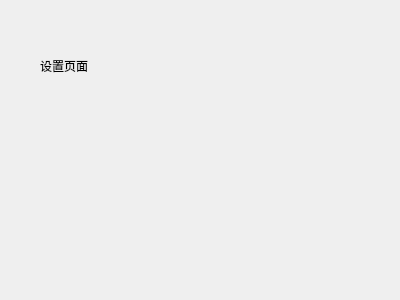
<?xml version="1.0" encoding="UTF-8"?>
<ui version="4.0">
 <class>SettingPage</class>
 <widget class="QWidget" name="SettingPage">
  <property name="geometry">
   <rect>
    <x>0</x>
    <y>0</y>
    <width>400</width>
    <height>300</height>
   </rect>
  </property>
  <property name="windowTitle">
   <string>Form</string>
  </property>
  <widget class="QLabel" name="label">
   <property name="geometry">
    <rect>
     <x>40</x>
     <y>50</y>
     <width>61</width>
     <height>31</height>
    </rect>
   </property>
   <property name="text">
    <string>设置页面</string>
   </property>
  </widget>
 </widget>
 <resources/>
 <connections/>
</ui>
